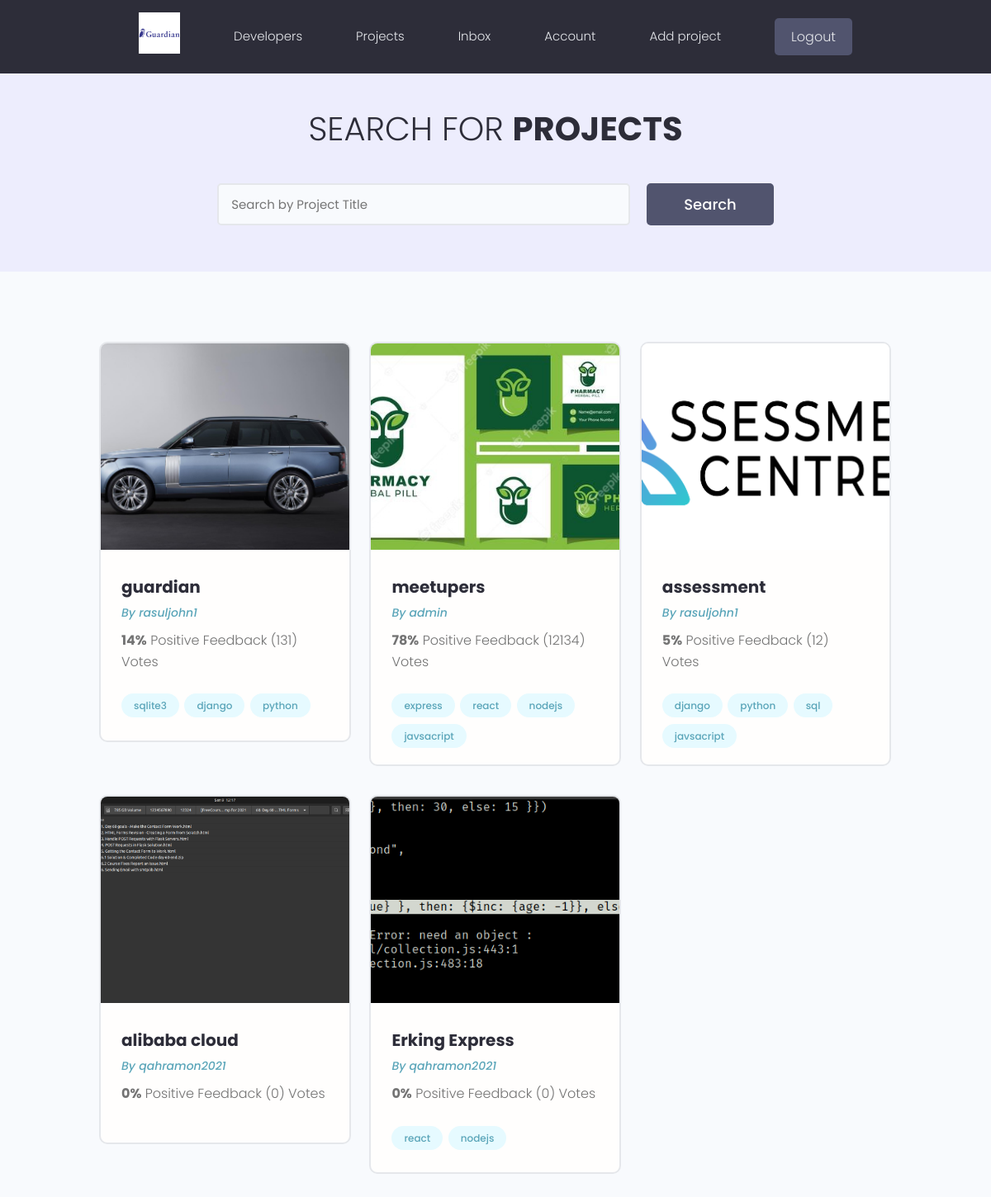
Screenshot of /projects/ (signed in) with the database file from the repository.
### projects/models.py (models this page shows, shortened)
class Project(models.Model):
    owner = models.ForeignKey(Profile, on_delete=SET_NULL, null=True, blank=True)
    title = models.CharField(max_length=128)
    description = models.TextField(null=True, blank=True)
    demo_link = models.CharField(max_length=2000, null=True, blank=True)
    featured_image = models.ImageField(
        null=True, blank=True, default='default.png')
    source_link = models.CharField(max_length=2000, null=True, blank=True)
    tags = models.ManyToManyField('Tag', blank=True)
    vote_total = models.IntegerField(default=0, null=True, blank=True)
    vote_ration = models.IntegerField(default=0, null=True, blank=True)
    created = models.DateTimeField(auto_now_add=True)
    id = models.UUIDField(default=uuid.uuid4, unique=True,
                          primary_key=True, editable=False)

class Tag(models.Model):
    name = models.CharField(max_length=200)
    created = models.DateTimeField(auto_now_add=True)
    id = models.UUIDField(default=uuid.uuid4, unique=True,
                          primary_key=True, editable=False)
    def __str__(self):
        return self.name

### users/models.py (models this page shows)
class Profile(models.Model):
    user = models.OneToOneField(User, on_delete=models.CASCADE, null=True, blank=True)
    name = models.CharField(max_length=200, null=True, blank=True)
    username = models.CharField(max_length=200, null=True, blank=True)
    location = models.CharField(max_length=200, null=True, blank=True)
    email = models.EmailField(max_length=500, null=True, blank=True)
    short_intro = models.CharField(max_length=200, null=True, blank=True)
    bio = models.TextField(null=True, blank=True)
    profile_image = models.ImageField(null=True, blank=True, upload_to="profiles/", default="profiles/def_user.jpg")
    social_github = models.CharField(max_length=200, blank=True, null=True)
    social_linkedin = models.CharField(max_length=200, blank=True, null=True)
    social_twitter = models.CharField(max_length=200, blank=True, null=True)
    social_youtube = models.CharField(max_length=200, blank=True, null=True)
    social_website = models.CharField(max_length=200, blank=True, null=True)
    created = models.DateTimeField(auto_now_add=True)
    id = models.UUIDField(default=uuid.uuid4, unique=True, primary_key=True, editable=False)
    def __str__(self):
        return str(self.user.username)

### projects/views.py (the view)
# urls.py: path('projects/', include('projects.urls')),
def projects(request):
    projects = Project.objects.all()
    context = {'projects': projects}
    return render(request, 'projects/projects.html', context)

### projects/templates/projects/projects.html (shortened to what this page needs)
{% extends 'main.html' %}
{% block content %}
<main class="projects">
    <section class="hero-section text-center">
        <div class="container container--narrow">
            <div class="hero-section__box">
                <h2>Search for <span>Projects</span></h2>
            </div>
            <div class="hero-section__search">
                <form id='searchForm' class="form" action="{% url 'projects' %}" method="get">
                    <div class="form__field">
                        <input class="input input--text" id="formInput#search" type="text" name="search_query"
                            placeholder="Search by Project Title" value="" />
                    </div>
                    <input class="btn btn--sub btn--lg" type="submit" value="Search" />
                </form>
            </div>
        </div>
    </section>
    <section class="projectsList">
        <div class="container">
            <div class="grid grid--three">
                {% for project in projects %}
                <div class="column">
                    <div class="card project">
                        <a href="{% url 'project' project.id %}" class="project">
                            <img class="project__thumbnail" src="{{project.featured_image.url}}" alt="project thumbnail" />
                            <div class="card__body">
                                <h3 class="project__title">{{project.title}}</h3>
                                <p><a class="project__author" href="">By {{ project.owner }}</a>
                                </p>
                                <p class="project--rating">
                                    <span style="font-weight: bold;">{{project.vote_ration}}%</span> Positive
                                    Feedback ({{project.vote_total}}) Vote{{project.vote_total|pluralize:"s"}}
                                </p>
                                <div class="project__tags">
                                    {% for tag in project.tags.all %}
                                    <span class="tag tag--pill tag--main">
                                        <small>{{tag}}</small>
                                    </span>
                                    {% endfor %}
                                </div>
                            </div>
                        </a>
                    </div>
                </div>
                {% endfor %}
            </div>
        </div>
    </section>
</main>
{% endblock %}

### static/styles/app.css (style rules this page uses)
:root { --color-sub: #2d2d39; }
.btn--sub { background-color: var(--color-sub-light); }
.card { border: 2px solid var(--color-light); }
img { width: 100%; }
.hero-section { height: 40vh; display: flex; align-items: center; background-color: var(--color-sub); }
.hero-section__box { margin-bottom: 4rem; }
.hero-section__box > h2, .hero-section__box > h2 > span { font-size: 4rem; color: var(--color-light); line-height: 1.3; text-transform: uppercase; }
.hero-section__box > h2 { font-weight: 300; }
.hero-section__box > h2 > span { font-weight: 700; }
.hero-section__search > .form { display: flex; align-items: center; justify-content: center; gap: 2rem; }
.hero-section__search > .form input.input--text { width: 50rem; }
.project__author { font-size: 1.4rem; font-style: italic; }
.project--rating { margin-bottom: 1.6em; margin-top: .5em; }
.projects > .hero-section { background: var(--color-sub-lighter); height: 30vh; }
.projects .hero-section__box { margin-bottom: 2.5rem; }
.projects .hero-section__box > h2 { color: var(--color-sub); }
.projects .hero-section__box > h2 > span { font-weight: 700; color: var(--color-sub); }
.projectsList { margin-top: 8rem; }
.project__thumbnail { height: 25rem; object-fit: cover; object-position: top center; }
.project__title { font-size: 2rem; font-weight: 700; color: var(--color-sub); }

### static/uikit/styles/modules/_variables.css (style rules this page uses)
:root { --color-main: #5aa5b9; --color-main-light: #e6faff; --color-sub: #3f4156; --color-sub-light: #51546e; --color-sub-lighter: #ededfd; --color-text: #737373; --color-gray: #8b8b8b; --color-light: #e5e7eb; --color-light-gray: #767676; --color-bg: #f8fafd; --color-white: #fffefd; --color-white-light: #f3f3f3; --color-success: #359e64; --color-success-bg: #def8e8; --color-error: #fc4b0b; --color-error-bg: #fff2ee; --font-base: 'Poppins', arial, helvetica, 'Segoe UI', roboto, ubuntu, sans-serif; --font-monospace: 'Fira Code', 'Courier New', courier, monospace; --font-regular: 300; --font-medium: 500; --font-bold: 700; --generic-shadow: 1px 1px 5px #00000010; --generic-transition: all 0.3s ease-in-out; }

### static/uikit/styles/modules/_base.css (style rules this page uses)
* { margin: 0; padding: 0; box-sizing: border-box; text-rendering: optimizeLegibility; color: inherit; font-size: inherit; }
html { font-size: 50%; }
@media only screen and (min-width: 480px) { html { font-size: 56.25%; } }
@media only screen and (min-width: 1200px) { html { font-size: 62.5%; } }
body { line-height: 1.6; font-weight: 400; font-size: 1.5rem; color: var(--color-text); background-color: var(--color-bg); min-height: 100vh; }

### static/uikit/styles/modules/_typography.css (style rules this page uses)
* { font-family: var(--font-base); }
h2 { font-size: 3.6rem; font-weight: var(--font-bold); }
h3 { font-size: 3.2rem; font-weight: var(--font-medium); }
p, span, strong { font-size: 1.6rem; color: var(--color-text); font-weight: var(--font-regular); }
a { padding-bottom: 2px; text-decoration: none; display: inline-block; color: var(--color-main); font-weight: var(--font-medium); }

### static/uikit/styles/modules/_utilities.css (style rules this page uses)
.container { width: 92%; max-width: 165rem; margin: 0 auto; box-sizing: border-box; }
.container--narrow { width: 92%; max-width: 120rem; }
@media screen and (min-width: 1000px) { .container { width: 90%; } }
@media screen and (min-width: 1000px) { .container--narrow { width: 85%; } }
@media screen and (min-width: 1200px) { .container { width: 80%; } }
@media screen and (min-width: 1200px) { .container--narrow { width: 72%; } }
.text-center { text-align: center; }

### static/uikit/styles/modules/_button.css (style rules this page uses)
.btn { display: inline-block; position: relative; cursor: pointer; background-color: var(--color-light); font-weight: var(--font-medium); color: var(--color-sub); text-decoration: none; padding: 1rem 2rem; border-radius: 0.5rem; border: none; width: -webkit-fit-content; width: -moz-fit-content; width: fit-content; height: -webkit-fit-content; height: -moz-fit-content; height: fit-content; font-size: 1.6rem; outline-width: 0; outline-color: transparent; -webkit-backface-visibility: hidden; backface-visibility: hidden; transition: all 0.3s ease-in-out; }
.btn--sub { background-color: var(--color-sub); color: var(--color-white); }
.btn--lg { font-size: 1.8rem; padding: 1.2rem 4.5rem; }

### static/uikit/styles/modules/_card.css (style rules this page uses)
.card { border-radius: 1rem; background-color: var(--color-white); border: 1.5px solid var(--color-light); width: auto; height: auto; margin-top: 0.5rem; margin-bottom: 0.5rem; overflow: hidden; }
.card__body, .card__header { padding: 2rem 2.5rem; }

### rows the page displays
Project: featured_image (picture), title "guardian", owner "rasuljohn1", vote_ration "14", vote_total "131"
Tag: name "sqlite3"
Tag: name "django"
Tag: name "python"
Project: featured_image (picture), title "meetupers", owner "admin", vote_ration "78", vote_total "12134"
Tag: name "express"
Tag: name "react"
Tag: name "nodejs"
Tag: name "javsacript"
Project: featured_image (picture), title "assessment", owner "rasuljohn1", vote_ration "5", vote_total "12"
Tag: name "sql"
Project: featured_image (placeholder picture), title "alibaba cloud", owner "qahramon2021", vote_ration "0", vote_total "0"
Project: featured_image (picture), title "Erking Express", owner "qahramon2021", vote_ration "0", vote_total "0"
